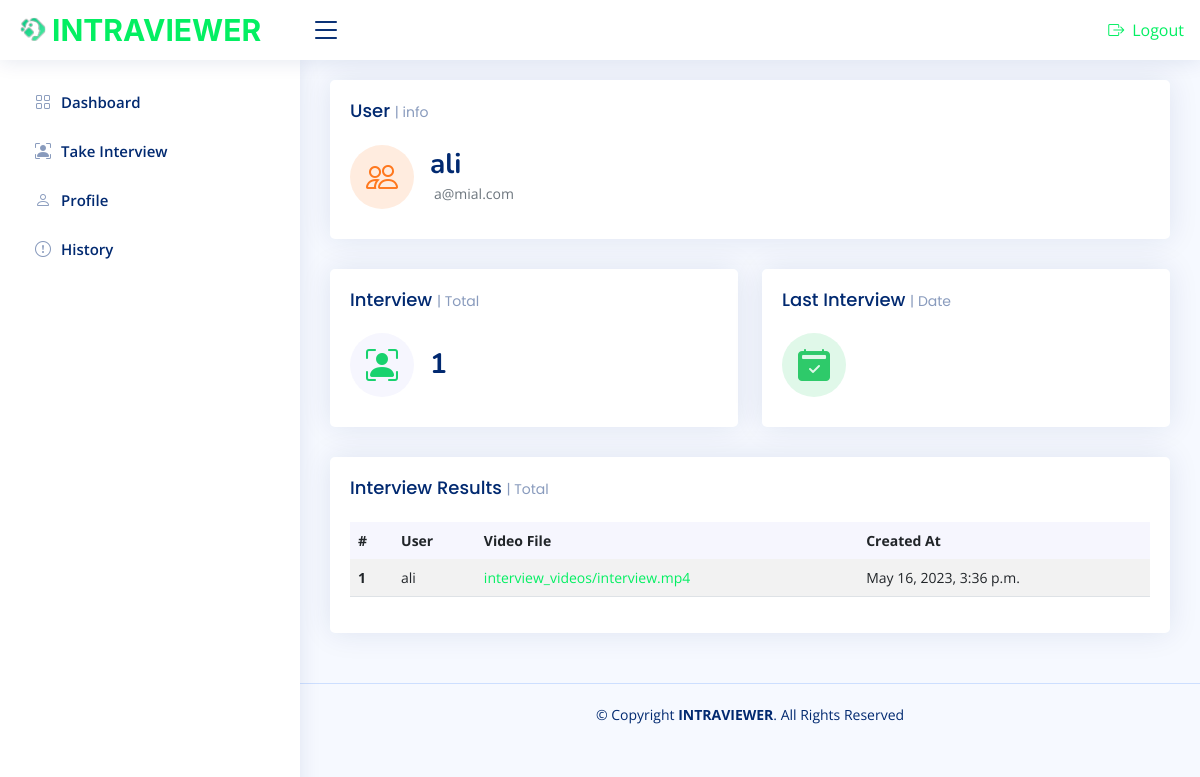
Before: /userindex/ (signed in) with the older database file.
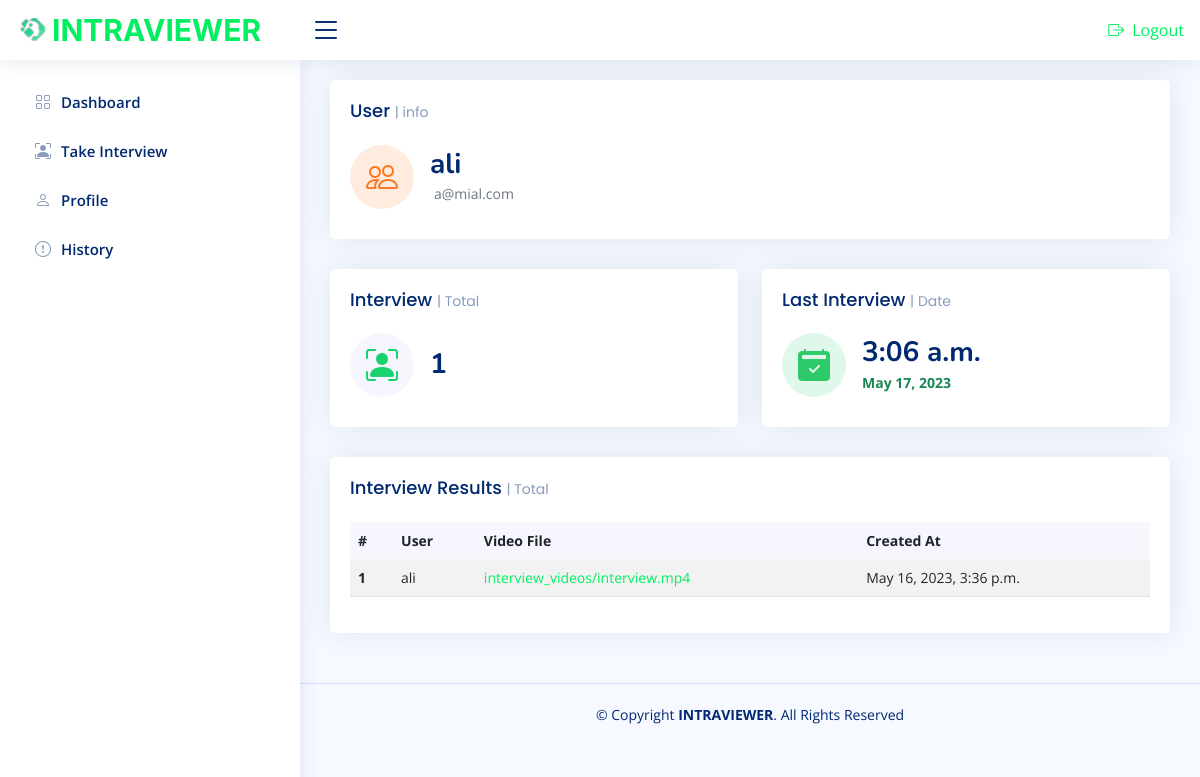
After: the same page with the newer database file.
### analysis/models.py (models this page shows, shortened)
class Analysis(models.Model):
    user = models.ForeignKey(User, on_delete=models.CASCADE)
    interview = models.ForeignKey(Interview, on_delete=models.CASCADE)
    sentiment_score = models.TextField(null=True, blank=True)
    facial_expression = models.CharField(max_length=50, null=True, blank=True)
    feedback = models.TextField(null=True, blank=True)
    created_at = models.DateTimeField(auto_now_add=True)

### core/views.py (the view)
# urls.py: path('userindex/', UserIndexView.as_view(), name='userindex'),
class UserIndexView(View):
    def dispatch(self, request, *args, **kwargs):
        if not request.user.is_authenticated:
            return redirect('login') # replace 'login' with the name of your login page url
        return super().dispatch(request, *args, **kwargs)
    def get(self, request):
        user = User.objects.get(username=request.user.username)
        analysis = Analysis.objects.filter(user=request.user).last()
        total_interview = Interview.objects.filter(user=request.user).count()
        interviews = Interview.objects.filter(user=request.user)
        context = {'user': user, 'analysis': analysis, 'total_interview': total_interview, 'interviews': interviews }
        return render(request, 'core/userindex.html', context)

### core/templates/core/userindex.html (shortened to what this page needs)
{% extends 'core/userbase.html' %}
{% load static %}
{% block Dashboard %}
    <section class="section dashboard">
      <div class="row">
        <div class="col-lg-12">
          <div class="row">
                    <div class="col-xxl-4 col-xl-12">
                      <div class="card info-card customers-card">
                        <div class="card-body">
                          <h5 class="card-title">User <span>| info</span></h5>
                          <div class="d-flex align-items-center">
                            <div class="card-icon rounded-circle d-flex align-items-center justify-content-center">
                              <i class="bi bi-people"></i>
                            </div>
                            <div class="ps-3">
                              <h6>{{ request.user.username }}</h6>
                               <span class="text-muted small pt-2 ps-1">{{request.user.email}}</span>
                               <span class="text-muted small pt-2 ps-1">{{request.user.linkedin_url}}</span>
                            </div>
                          </div>
                        </div>
                      </div>
                    </div>
                <div class="col-xxl-4 col-md-6">
                  <div class="card info-card sales-card">
                    <div class="card-body">
                      <h5 class="card-title">Interview <span>| Total</span></h5>
                      <div class="d-flex align-items-center">
                        <div class="card-icon rounded-circle d-flex align-items-center justify-content-center">
                          <i class="bi bi-person-bounding-box"></i>
                        </div>
                        <div class="ps-3">
                          <h6>{{ total_interview }}</h6>
                        </div>
                      </div>
                    </div>
                  </div>
                </div>
              <div class="col-xxl-4 col-md-6">
                <div class="card info-card revenue-card">
                  <div class="card-body">
                    <h5 class="card-title"> Last Interview <span>| Date </span></h5>
                    <div class="d-flex align-items-center">
                      <div class="card-icon rounded-circle d-flex align-items-center justify-content-center">
                        <i class="bi bi-calendar2-check-fill calendar2-check-fill"></i>
                      </div>
                      <div class="ps-3">
                        <h6>{{ analysis.created_at.time }}</h6>
                        <span class="text-success small pt-1 fw-bold">{{ analysis.created_at.date }}</span>
                      </div>
                    </div>
                  </div>
                </div>
              </div>
            <div class="col-12">
              <div class="card recent-sales overflow-auto">
                <div class="card-body">
                  <h5 class="card-title">Interview Results <span>| Total</span></h5>
                  <table class="table table-striped">
                    <thead>
                      <tr>
                        <th scope="col">#</th>
                        <th scope="col">User</th>
                        <th scope="col">Video File</th>
                        <th scope="col">Created At</th>
                      </tr>
                    </thead>
                    <tbody>
                      {% for interview in interviews %}
                      <tr>
                        <th scope="row">{{ forloop.counter }}</th>
                        <td>{{ interview.user }}</td>
                        <td><a href="{{ interview.video_file.url }}">{{ interview.video_file.name }}</a></td>
                        <td>{{ interview.created_at }}</td>
                      {% endfor %}
                    </tbody>
                  </table>
                </div>
              </div>
            </div>
          </div>
        </div>
      </div>
    </section>
{% endblock Dashboard %}

Changed rows visible on the page:
added Analysis: created_at.time "3:06 a.m.", created_at "May 17, 2023"
